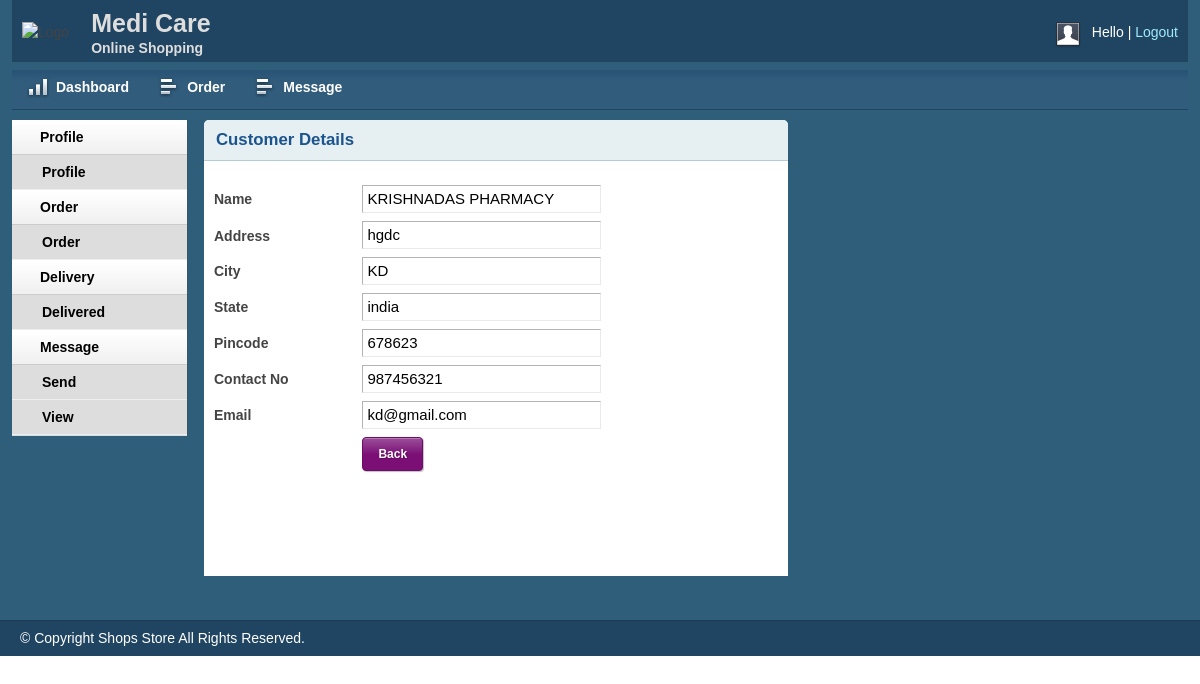
/apps/delivery/customer.php?custId=1 (signed in), run on the app's committed database.
### tables this page shows
CREATE TABLE `tbl_customer` (
  `id` int(11) NOT NULL,
  `name` varchar(255) NOT NULL,
  `address` text NOT NULL,
  `city` varchar(30) NOT NULL,
  `country` varchar(30) NOT NULL,
  `zip` varchar(30) NOT NULL,
  `phone` varchar(30) NOT NULL,
  `email` varchar(255) NOT NULL,
  `pass` varchar(32) NOT NULL
);

### apps/delivery/customer.php (the view, shortened to what this page needs)
<?php
include('db_connect/db.php');
	$custId=$_GET['custId'];
	$result = $db->prepare("select * from  tbl_customer where id ='$custId'");
	$result->execute();
	for($i=0; $row = $result->fetch(); $i++)
		{
			$name=$row["name"];
			$address=$row["address"];
			$city=$row["city"];
			$country=$row["country"];
			$zip=$row["zip"];
			$phone=$row["phone"];
			$email=$row["email"];
		}
?>
<?php include 'inc/header.php';?>
<?php include 'inc/sidebar.php';?>
<div class="grid_6">
    <div class="box round first grid">
        <h2>Customer Details</h2>
        <div class="block">
         <form action="action/profile_update.php" method="post" enctype="multipart/form-data">
            <table class="form">
                <tr>
                    <td>
                        <label>Name</label>
                    </td>
                    <td>
                        <input type="text" name="name" value="<?php echo $name;?>" class="medium" / readonly>
                    </td>
                </tr>
				 <tr>
                    <td style="vertical-align: top; padding-top: 9px;">
                        <label>Address</label>
                    </td>
                    <td>
                    	<input type="text" name="name" value="<?php echo $address;?>" class="medium" / readonly>
                    </td>
                </tr>
				<tr>
                    <td>
                        <label>City</label>
                    </td>
                    <td>
                        <input type="text" name="city" class="medium" value="<?php echo $city;?>"/>
                    </td>
                </tr>
            	<tr>
                    <td>
                        <label>State</label>
                    </td>
                    <td>
                        <input type="text" name="country" class="medium" value="<?php echo $country;?>"/>
                    </td>
                </tr>
                <tr>
                    <td>
                        <label>Pincode</label>
                    </td>
                    <td>
                        <input type="text" name="zip" class="medium" value="<?php echo $zip;?>"/>
                    </td>
                </tr>
                <tr>
                    <td>
                        <label>Contact No</label>
                    </td>
                    <td>
                        <input type="text" name="phone" class="medium" value="<?php echo $phone;?>"/>
                    </td>
                </tr>
                <tr>
                    <td>
                        <label>Email</label>
                    </td>
                    <td>
                        <input type="email" name="email" class="medium" value="<?php echo $email;?>"/>
                    </td>
                </tr>
				<tr>
                    <td></td>
                    <td>
                        <a href="inbox.php" class="btn btn-black btn-purple">Back</a>
                    </td>
                </tr>
            </table>
            </form>
        </div>
    </div>
</div>
<?php include 'inc/footer.php';?>

### apps/delivery/css/text.css (style rules this page uses)
body { font: 13px/1.5 Tahoma, Helvetica, Arial, 'Liberation Sans', FreeSans, sans-serif; }
h2 { font-size: 23px; }
p, dl, hr, h1, h2, h3, h4, h5, h6, ol, ul, pre, table, address, fieldset { margin-bottom: 20px; }

### apps/delivery/css/grid.css (style rules this page uses)
.grid_1, .grid_2, .grid_3, .grid_4, .grid_5, .grid_6, .grid_7, .grid_8, .grid_9, .grid_10, .grid_11, .grid_12, .grid_13, .grid_14, .grid_15, .grid_16 { display: inline; float: left; margin-left: 1%; margin-right: 1%; }
.container_12 .grid_6, .container_16 .grid_8 { width: 48%; }

### apps/delivery/css/layout.css (style rules this page uses)
body { background: #fff none repeat scroll 0 0; color: #444; font-size: 14px; padding: 0; }
a { color: #000; font-weight:bold; text-decoration: none; }
h1, h2, h3, h4, h5, h6 { line-height:1.2em; margin-bottom:.3em; }
h2 { margin-top:1em; }
.box { background:#fff; margin-bottom:20px; padding:10px 10px 10px 10px; margin-left:-8px; }
.box.grid { padding-bottom:40px; }
.box.round { -moz-border-radius: 5px 5px 0px 0px; -webkit-border-radius: 5px 5px 0px 0px; border-radius: 5px 5px 0px 0px; }
.box h2 { font-size:1.2em; font-weight:bold; color:#1B548D; background:#E6F0F3; margin:-10px -10px 0 -10px; padding:10px 12px; border-bottom:1px solid #B3CBD6; -moz-border-radius: 5px 5px 0px 0px; -webkit-border-radius: 5px 5px 0px 0px; border-radius: 5px 5px 0px 0px; }
.box.first { min-height: 406px; }
.block { padding-top:20px; }
table.form { width:100%; }
table.form td { padding:4px 0px; }
table.form label { font-weight:bold; }
table.form input, table.form select { font-size: 15px; padding: 4px 4px 5px 4px; border-top: 1px solid #b3b3b3; border-left: 1px solid #b3b3b3; border-right: 1px solid #eaeaea; border-bottom: 1px solid #eaeaea; }
input.medium { width: 55%; }
.block { padding-bottom:1px; }
.btn, .btn-icon, .btn-mini { background-repeat: repeat-x; color: #FFF; font-weight: bold; display: inline-block; text-decoration: none; border-width: 1px; border-style: solid; padding: 0 15px 4px; *padding: 0 7px 4px; margin: 0; text-shadow: 1px 1px 1px rgba(0,0,0,.2); -moz-box-shadow: 1px 1px 1px rgba(0,0,0,.25); -webkit-box-shadow: 1px 1px 1px rgba(0,0,0,.25); -moz-border-radius: 4px; -webkit-border-radius: 4px; filter: progid:DXImageTransform.Microsoft.Shadow(color=#999999,direction=135,strength=2); cursor: pointer; position: relative; }
.btn, .btn-icon { background-position: 0 -80px; font-size: 12px; height: 32px; line-height: 29px; }
a.btn, a.btn-icon { height: 32px; line-height: 32px; padding-bottom: 0; }
.btn, .btn-icon, .btn-mini, .btn:visited, .btn-icon:visited, .btn-mini:visited { background-image: url(../img/bg-lite.png); background-color: #F90; border-color: #D58000; color: #FFF; }
.btn-black, .btn-black:visited { background-color: #111; border-color: #000; }
.btn-purple, .btn-purple:visited { background-color: #7B0F75; border-color: #6A0D66; }
.btn-blue, .btn-black, .btn-purple, .btn-navy, .btn-maroon, .btn-teal, .btn-grey { background-image: url(../img/bg-dark.png) !important; }

### data on the page
tbl_customer: name "KRISHNADAS PHARMACY", name "hgdc", city "KD", country "india", zip "678623", phone "987456321", email "kd@gmail.com"
